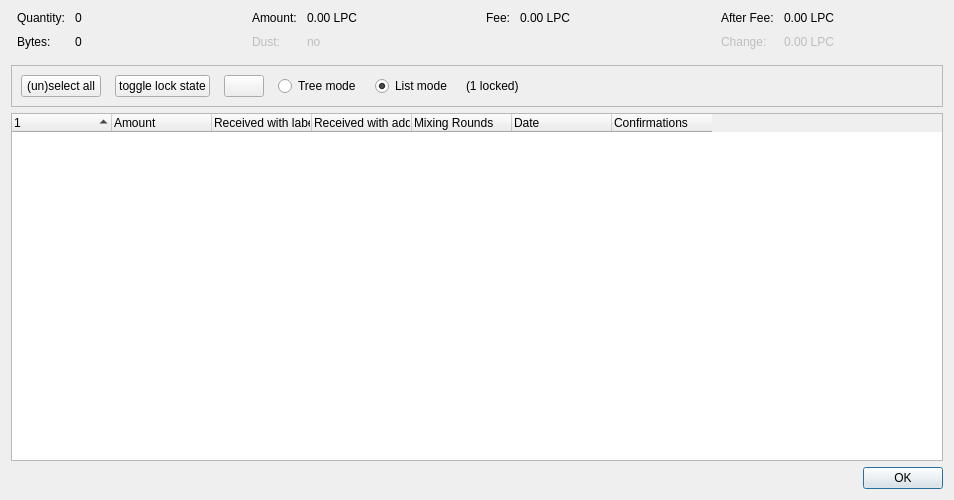
<?xml version="1.0" encoding="UTF-8"?>
<ui version="4.0">
 <class>CoinControlDialog</class>
 <widget class="QDialog" name="CoinControlDialog">
  <property name="geometry">
   <rect>
    <x>0</x>
    <y>0</y>
    <width>954</width>
    <height>500</height>
   </rect>
  </property>
  <property name="windowTitle">
   <string>Coin Selection</string>
  </property>
  <layout class="QVBoxLayout" name="verticalLayout">
   <item>
    <layout class="QHBoxLayout" name="horizontalLayoutTop" stretch="0,0,0,0">
     <property name="topMargin">
      <number>0</number>
     </property>
     <property name="bottomMargin">
      <number>10</number>
     </property>
     <item>
      <layout class="QFormLayout" name="formLayoutCoinControl1">
       <property name="horizontalSpacing">
        <number>10</number>
       </property>
       <property name="verticalSpacing">
        <number>10</number>
       </property>
       <property name="leftMargin">
        <number>6</number>
       </property>
       <property name="rightMargin">
        <number>6</number>
       </property>
       <item row="0" column="0">
        <widget class="QLabel" name="labelCoinControlQuantityText">
         <property name="text">
          <string>Quantity:</string>
         </property>
        </widget>
       </item>
       <item row="0" column="1">
        <widget class="QLabel" name="labelCoinControlQuantity">
         <property name="cursor">
          <cursorShape>IBeamCursor</cursorShape>
         </property>
         <property name="contextMenuPolicy">
          <enum>Qt::ActionsContextMenu</enum>
         </property>
         <property name="text">
          <string notr="true">0</string>
         </property>
         <property name="textInteractionFlags">
          <set>Qt::LinksAccessibleByMouse|Qt::TextSelectableByKeyboard|Qt::TextSelectableByMouse</set>
         </property>
        </widget>
       </item>
       <item row="1" column="0">
        <widget class="QLabel" name="labelCoinControlBytesText">
         <property name="text">
          <string>Bytes:</string>
         </property>
        </widget>
       </item>
       <item row="1" column="1">
        <widget class="QLabel" name="labelCoinControlBytes">
         <property name="cursor">
          <cursorShape>IBeamCursor</cursorShape>
         </property>
         <property name="contextMenuPolicy">
          <enum>Qt::ActionsContextMenu</enum>
         </property>
         <property name="text">
          <string notr="true">0</string>
         </property>
         <property name="textInteractionFlags">
          <set>Qt::LinksAccessibleByMouse|Qt::TextSelectableByKeyboard|Qt::TextSelectableByMouse</set>
         </property>
        </widget>
       </item>
      </layout>
     </item>
     <item>
      <layout class="QFormLayout" name="formLayoutCoinControl2">
       <property name="horizontalSpacing">
        <number>10</number>
       </property>
       <property name="verticalSpacing">
        <number>10</number>
       </property>
       <property name="leftMargin">
        <number>6</number>
       </property>
       <property name="rightMargin">
        <number>6</number>
       </property>
       <item row="0" column="0">
        <widget class="QLabel" name="labelCoinControlAmountText">
         <property name="text">
          <string>Amount:</string>
         </property>
        </widget>
       </item>
       <item row="0" column="1">
        <widget class="QLabel" name="labelCoinControlAmount">
         <property name="cursor">
          <cursorShape>IBeamCursor</cursorShape>
         </property>
         <property name="contextMenuPolicy">
          <enum>Qt::ActionsContextMenu</enum>
         </property>
         <property name="text">
          <string notr="true">0.00 LPC</string>
         </property>
         <property name="textInteractionFlags">
          <set>Qt::LinksAccessibleByMouse|Qt::TextSelectableByKeyboard|Qt::TextSelectableByMouse</set>
         </property>
        </widget>
       </item>
       <item row="1" column="0">
        <widget class="QLabel" name="labelCoinControlLowOutputText">
         <property name="enabled">
          <bool>false</bool>
         </property>
         <property name="text">
          <string>Dust:</string>
         </property>
        </widget>
       </item>
       <item row="1" column="1">
        <widget class="QLabel" name="labelCoinControlLowOutput">
         <property name="enabled">
          <bool>false</bool>
         </property>
         <property name="cursor">
          <cursorShape>IBeamCursor</cursorShape>
         </property>
         <property name="contextMenuPolicy">
          <enum>Qt::ActionsContextMenu</enum>
         </property>
         <property name="text">
          <string notr="true">no</string>
         </property>
         <property name="textInteractionFlags">
          <set>Qt::LinksAccessibleByMouse|Qt::TextSelectableByKeyboard|Qt::TextSelectableByMouse</set>
         </property>
        </widget>
       </item>
      </layout>
     </item>
     <item>
      <layout class="QFormLayout" name="formLayoutCoinControl3">
       <property name="horizontalSpacing">
        <number>10</number>
       </property>
       <property name="verticalSpacing">
        <number>10</number>
       </property>
       <property name="leftMargin">
        <number>6</number>
       </property>
       <property name="rightMargin">
        <number>6</number>
       </property>
       <item row="0" column="0">
        <widget class="QLabel" name="labelCoinControlFeeText">
         <property name="text">
          <string>Fee:</string>
         </property>
        </widget>
       </item>
       <item row="0" column="1">
        <widget class="QLabel" name="labelCoinControlFee">
         <property name="cursor">
          <cursorShape>IBeamCursor</cursorShape>
         </property>
         <property name="contextMenuPolicy">
          <enum>Qt::ActionsContextMenu</enum>
         </property>
         <property name="text">
          <string notr="true">0.00 LPC</string>
         </property>
         <property name="textInteractionFlags">
          <set>Qt::LinksAccessibleByMouse|Qt::TextSelectableByKeyboard|Qt::TextSelectableByMouse</set>
         </property>
        </widget>
       </item>
      </layout>
     </item>
     <item>
      <layout class="QFormLayout" name="formLayoutCoinControl4">
       <property name="horizontalSpacing">
        <number>10</number>
       </property>
       <property name="verticalSpacing">
        <number>10</number>
       </property>
       <property name="leftMargin">
        <number>6</number>
       </property>
       <property name="rightMargin">
        <number>6</number>
       </property>
       <item row="0" column="0">
        <widget class="QLabel" name="labelCoinControlAfterFeeText">
         <property name="text">
          <string>After Fee:</string>
         </property>
        </widget>
       </item>
       <item row="0" column="1">
        <widget class="QLabel" name="labelCoinControlAfterFee">
         <property name="cursor">
          <cursorShape>IBeamCursor</cursorShape>
         </property>
         <property name="contextMenuPolicy">
          <enum>Qt::ActionsContextMenu</enum>
         </property>
         <property name="text">
          <string notr="true">0.00 LPC</string>
         </property>
         <property name="textInteractionFlags">
          <set>Qt::LinksAccessibleByMouse|Qt::TextSelectableByKeyboard|Qt::TextSelectableByMouse</set>
         </property>
        </widget>
       </item>
       <item row="1" column="0">
        <widget class="QLabel" name="labelCoinControlChangeText">
         <property name="enabled">
          <bool>false</bool>
         </property>
         <property name="text">
          <string>Change:</string>
         </property>
        </widget>
       </item>
       <item row="1" column="1">
        <widget class="QLabel" name="labelCoinControlChange">
         <property name="enabled">
          <bool>false</bool>
         </property>
         <property name="cursor">
          <cursorShape>IBeamCursor</cursorShape>
         </property>
         <property name="contextMenuPolicy">
          <enum>Qt::ActionsContextMenu</enum>
         </property>
         <property name="text">
          <string notr="true">0.00 LPC</string>
         </property>
         <property name="textInteractionFlags">
          <set>Qt::LinksAccessibleByMouse|Qt::TextSelectableByKeyboard|Qt::TextSelectableByMouse</set>
         </property>
        </widget>
       </item>
      </layout>
     </item>
    </layout>
   </item>
   <item>
    <widget class="QFrame" name="frame">
     <property name="minimumSize">
      <size>
       <width>0</width>
       <height>40</height>
      </size>
     </property>
     <property name="frameShape">
      <enum>QFrame::StyledPanel</enum>
     </property>
     <property name="frameShadow">
      <enum>QFrame::Sunken</enum>
     </property>
     <layout class="QHBoxLayout" name="horizontalLayout">
      <item>
       <layout class="QHBoxLayout" name="horizontalLayoutPanel" stretch="0,0,0,0,0,0,0">
        <property name="spacing">
         <number>14</number>
        </property>
        <item>
         <widget class="QPushButton" name="pushButtonSelectAll">
          <property name="sizePolicy">
           <sizepolicy hsizetype="Maximum" vsizetype="Fixed">
            <horstretch>0</horstretch>
            <verstretch>0</verstretch>
           </sizepolicy>
          </property>
          <property name="text">
           <string>(un)select all</string>
          </property>
          <property name="autoDefault">
           <bool>false</bool>
          </property>
         </widget>
        </item>
        <item>
         <widget class="QPushButton" name="pushButtonToggleLock">
          <property name="sizePolicy">
           <sizepolicy hsizetype="Maximum" vsizetype="Fixed">
            <horstretch>0</horstretch>
            <verstretch>0</verstretch>
           </sizepolicy>
          </property>
          <property name="text">
           <string>toggle lock state</string>
          </property>
          <property name="autoDefault">
           <bool>false</bool>
          </property>
         </widget>
        </item>
        <item>
         <widget class="QPushButton" name="hideButton">
          <property name="sizePolicy">
           <sizepolicy hsizetype="Maximum" vsizetype="Fixed">
            <horstretch>0</horstretch>
            <verstretch>0</verstretch>
           </sizepolicy>
          </property>
          <property name="text">
           <string/>
          </property>
          <property name="autoDefault">
           <bool>false</bool>
          </property>
         </widget>
        </item>
        <item>
         <widget class="QRadioButton" name="radioTreeMode">
          <property name="sizePolicy">
           <sizepolicy hsizetype="Maximum" vsizetype="Fixed">
            <horstretch>0</horstretch>
            <verstretch>0</verstretch>
           </sizepolicy>
          </property>
          <property name="text">
           <string>Tree mode</string>
          </property>
         </widget>
        </item>
        <item>
         <widget class="QRadioButton" name="radioListMode">
          <property name="sizePolicy">
           <sizepolicy hsizetype="Maximum" vsizetype="Fixed">
            <horstretch>0</horstretch>
            <verstretch>0</verstretch>
           </sizepolicy>
          </property>
          <property name="text">
           <string>List mode</string>
          </property>
          <property name="checked">
           <bool>true</bool>
          </property>
         </widget>
        </item>
        <item>
         <widget class="QLabel" name="labelLocked">
          <property name="text">
           <string>(1 locked)</string>
          </property>
         </widget>
        </item>
        <item>
         <spacer name="horizontalSpacer">
          <property name="orientation">
           <enum>Qt::Horizontal</enum>
          </property>
          <property name="sizeHint" stdset="0">
           <size>
            <width>40</width>
            <height>20</height>
           </size>
          </property>
         </spacer>
        </item>
       </layout>
      </item>
     </layout>
    </widget>
   </item>
   <item>
    <widget class="CoinControlTreeWidget" name="treeWidget">
     <property name="contextMenuPolicy">
      <enum>Qt::CustomContextMenu</enum>
     </property>
     <property name="sortingEnabled">
      <bool>false</bool>
     </property>
     <property name="columnCount">
      <number>7</number>
     </property>
     <attribute name="headerShowSortIndicator" stdset="0">
      <bool>true</bool>
     </attribute>
     <attribute name="headerStretchLastSection">
      <bool>false</bool>
     </attribute>
     <column>
      <property name="text">
       <string/>
      </property>
     </column>
     <column>
      <property name="text">
       <string>Amount</string>
      </property>
     </column>
     <column>
      <property name="text">
       <string>Received with label</string>
      </property>
     </column>
     <column>
      <property name="text">
       <string>Received with address</string>
      </property>
     </column>
     <column>
      <property name="text">
       <string>Mixing Rounds</string>
      </property>
     </column>
     <column>
      <property name="text">
       <string>Date</string>
      </property>
     </column>
     <column>
      <property name="text">
       <string>Confirmations</string>
      </property>
      <property name="toolTip">
       <string>Confirmed</string>
      </property>
     </column>
    </widget>
   </item>
   <item>
    <widget class="QDialogButtonBox" name="buttonBox">
     <property name="orientation">
      <enum>Qt::Horizontal</enum>
     </property>
     <property name="standardButtons">
      <set>QDialogButtonBox::Ok</set>
     </property>
    </widget>
   </item>
  </layout>
 </widget>
 <customwidgets>
  <customwidget>
   <class>CoinControlTreeWidget</class>
   <extends>QTreeWidget</extends>
   <header>qt/coincontroltreewidget.h</header>
  </customwidget>
 </customwidgets>
 <resources/>
 <connections/>
</ui>
